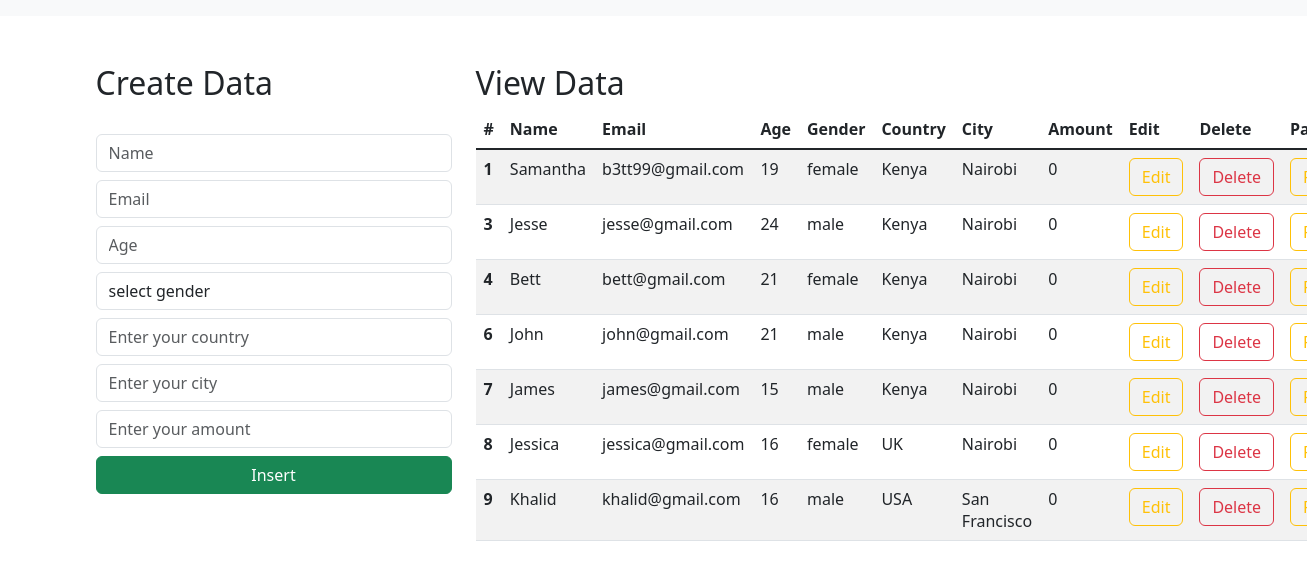
The app's page /, older data.
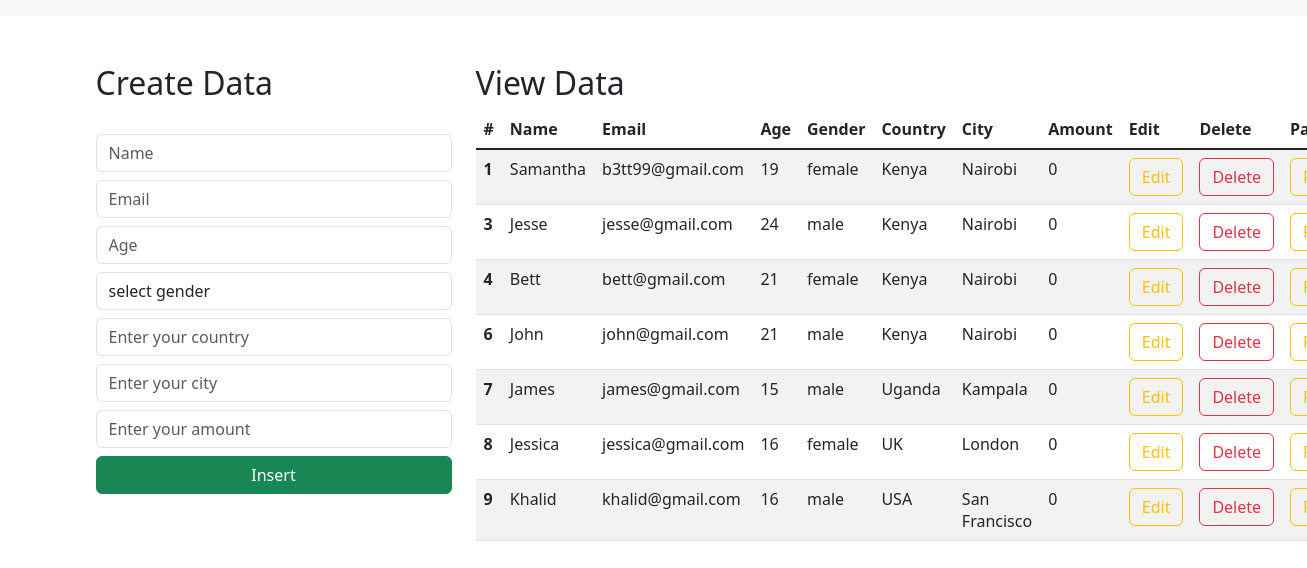
The same page, newer data.
### djangocradsam/models.py (models this page shows)
class Student(models.Model):
    name = models.CharField(max_length=50, blank=False, null=False)
    email = models.EmailField()
    age = models.IntegerField()
    gender = models.CharField(max_length=50, blank=False, null=False)
    country = models.CharField(default='Kenya', max_length=50)
    city = models.CharField(default='Nairobi', max_length=50)
    amount = models.CharField(default='0', max_length=6)

### djangocradsam/views.py (the view)
# urls.py: path('', views.index_page, name='index'),
def index_page(request):
    data = Student.objects.all()
    context = {"data": data}
    return render(request, "index.html", context)

### templates/index.html (shortened to what this page needs)
<html lang="en">
    <link href="https://cdn.jsdelivr.net/npm/bootstrap@5.3.0-alpha1/dist/css/bootstrap.min.css" rel="stylesheet">
  <head>
  </head>
  <body>
    <nav class="navbar navbar-expand-lg bg-body-tertiary">
      </nav>
      <div class="container mt-5">
        <div class="row">
            <div class="col-md-4">
                <h2>Create Data</h2>
                <br>
                <form action="/insert" method="post">
                    <div class="form-group">
                        <input type="text" class="form-control" placeholder="Name" name="name" required>
                    </div>
                    <div class="form-group">
                        <input type="email" class="form-control  mt-2" placeholder="Email" name="email" required>
                    </div>
                    <div class="form-group">
                        <input type="number" class="form-control  mt-2" placeholder="Age" name="age" required>
                    </div>
                    <div class="form-group mt-2">
                        <select id="gender" name="gender" class="form-control" required>
                            <option selected>select gender</option>
                        </select>
                    </div>
                    <div class="form-group">
                        <input type="text" class="form-control  mt-2" placeholder="Enter your country" name="country" required>
                    </div>
                    <div class="form-group">
                        <input type="text" class="form-control  mt-2" placeholder="Enter your city" name="city" required>
                    </div>
                    <div class="form-group">
                        <input type="number" class="form-control  mt-2" placeholder="Enter your amount" name="amount" required>
                    </div>
                    <div class="d-grid gap-2">
                        <button class="btn btn-success mt-2" type="submit">Insert</button>
                    </div>
                </form>
            </div>
            <div class="col-md-8">
                <h2>View Data</h2>
                <table class="table table-striped table-hover">
                    <thead>
                      <tr>
                        <th scope="col">#</th>
                        <th scope="col">Name</th>
                        <th scope="col">Email</th>
                        <th scope="col">Age</th>
                        <th scope="col">Gender</th>
                        <th scope="col">Country</th>
                        <th scope="col">City</th>
                        <th scope="col">Amount</th>
                        <th scope="col">Edit</th>
                        <th scope="col">Delete</th>
                        <th scope="col">Pay</th>
                      </tr>
                    </thead>
                    <tbody class="table-group-divider">
                    {% for d in data %}
                      <tr>
                        <th scope="row">{{d.id}}</th>
                        <td>{{d.name}}</td>
                        <td>{{d.email}}</td>
                        <td>{{d.age}}</td>
                        <td>{{d.gender}}</td>
                        <td>{{ d.country }}</td>
                        <td>{{ d.city }}</td>
                        <td>{{ d.amount }}</td>
                        <td><a href="/update/{{d.id}}" type="button" class="btn btn-outline-warning">Edit</a></td>
                        <td><a href="/delete/{{d.id}}" type="button" class="btn btn-outline-danger">Delete</a></td>
                        <td><a href="/pay/{{d.id}}" type="button" class="btn btn-outline-warning">Pay</a></td>
                      </tr>
                    {% endfor %}
                    </tbody>
                  </table>
            </div>
        </div>
      </div>
  </body>
</html>

Row changes from the older to the newer data that the page shows:
changed Student "James": country "Kenya" → "Uganda"; city "Nairobi" → "Kampala"
changed Student "Jessica": city "Nairobi" → "London"
